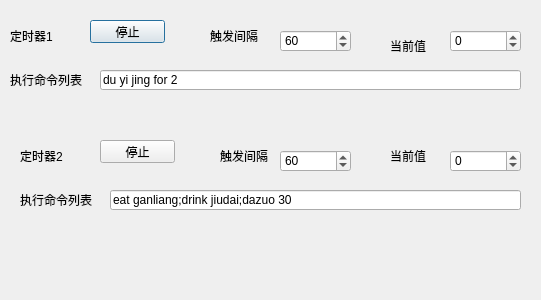
<?xml version="1.0" encoding="UTF-8"?>
<ui version="4.0">
 <class>DialogTimer</class>
 <widget class="QDialog" name="DialogTimer">
  <property name="geometry">
   <rect>
    <x>0</x>
    <y>0</y>
    <width>541</width>
    <height>300</height>
   </rect>
  </property>
  <property name="windowTitle">
   <string>Dialog</string>
  </property>
  <widget class="QLineEdit" name="lineEdit">
   <property name="geometry">
    <rect>
     <x>100</x>
     <y>70</y>
     <width>421</width>
     <height>20</height>
    </rect>
   </property>
   <property name="text">
    <string>du yi jing for 2</string>
   </property>
  </widget>
  <widget class="QLabel" name="label">
   <property name="geometry">
    <rect>
     <x>10</x>
     <y>70</y>
     <width>81</width>
     <height>20</height>
    </rect>
   </property>
   <property name="text">
    <string>执行命令列表</string>
   </property>
  </widget>
  <widget class="QSpinBox" name="spinBox">
   <property name="geometry">
    <rect>
     <x>280</x>
     <y>30</y>
     <width>71</width>
     <height>22</height>
    </rect>
   </property>
   <property name="minimum">
    <number>1</number>
   </property>
   <property name="maximum">
    <number>999999</number>
   </property>
   <property name="value">
    <number>60</number>
   </property>
  </widget>
  <widget class="QLabel" name="label_2">
   <property name="geometry">
    <rect>
     <x>210</x>
     <y>30</y>
     <width>54</width>
     <height>12</height>
    </rect>
   </property>
   <property name="text">
    <string>触发间隔</string>
   </property>
  </widget>
  <widget class="QLabel" name="label_3">
   <property name="geometry">
    <rect>
     <x>220</x>
     <y>150</y>
     <width>54</width>
     <height>12</height>
    </rect>
   </property>
   <property name="text">
    <string>触发间隔</string>
   </property>
  </widget>
  <widget class="QSpinBox" name="spinBox_2">
   <property name="geometry">
    <rect>
     <x>280</x>
     <y>150</y>
     <width>71</width>
     <height>22</height>
    </rect>
   </property>
   <property name="minimum">
    <number>2</number>
   </property>
   <property name="maximum">
    <number>999999</number>
   </property>
   <property name="value">
    <number>60</number>
   </property>
  </widget>
  <widget class="QLabel" name="label_4">
   <property name="geometry">
    <rect>
     <x>20</x>
     <y>190</y>
     <width>81</width>
     <height>20</height>
    </rect>
   </property>
   <property name="text">
    <string>执行命令列表</string>
   </property>
  </widget>
  <widget class="QLineEdit" name="lineEdit_2">
   <property name="geometry">
    <rect>
     <x>110</x>
     <y>190</y>
     <width>411</width>
     <height>20</height>
    </rect>
   </property>
   <property name="text">
    <string>eat ganliang;drink jiudai;dazuo 30</string>
   </property>
  </widget>
  <widget class="QLabel" name="label_5">
   <property name="geometry">
    <rect>
     <x>10</x>
     <y>30</y>
     <width>54</width>
     <height>12</height>
    </rect>
   </property>
   <property name="text">
    <string>定时器1</string>
   </property>
  </widget>
  <widget class="QLabel" name="label_6">
   <property name="geometry">
    <rect>
     <x>20</x>
     <y>150</y>
     <width>54</width>
     <height>12</height>
    </rect>
   </property>
   <property name="text">
    <string>定时器2</string>
   </property>
  </widget>
  <widget class="QPushButton" name="pushButton">
   <property name="geometry">
    <rect>
     <x>90</x>
     <y>20</y>
     <width>75</width>
     <height>23</height>
    </rect>
   </property>
   <property name="text">
    <string>停止</string>
   </property>
  </widget>
  <widget class="QPushButton" name="pushButton_2">
   <property name="geometry">
    <rect>
     <x>100</x>
     <y>140</y>
     <width>75</width>
     <height>23</height>
    </rect>
   </property>
   <property name="text">
    <string>停止</string>
   </property>
  </widget>
  <widget class="QSpinBox" name="spinBox_currentValue">
   <property name="geometry">
    <rect>
     <x>450</x>
     <y>30</y>
     <width>71</width>
     <height>22</height>
    </rect>
   </property>
   <property name="minimum">
    <number>-9999999</number>
   </property>
   <property name="maximum">
    <number>9999999</number>
   </property>
  </widget>
  <widget class="QSpinBox" name="spinBox_currentValue2">
   <property name="geometry">
    <rect>
     <x>450</x>
     <y>150</y>
     <width>71</width>
     <height>22</height>
    </rect>
   </property>
   <property name="minimum">
    <number>-9999999</number>
   </property>
   <property name="maximum">
    <number>9999999</number>
   </property>
  </widget>
  <widget class="QLabel" name="label_7">
   <property name="geometry">
    <rect>
     <x>390</x>
     <y>40</y>
     <width>54</width>
     <height>12</height>
    </rect>
   </property>
   <property name="text">
    <string>当前值</string>
   </property>
  </widget>
  <widget class="QLabel" name="label_8">
   <property name="geometry">
    <rect>
     <x>390</x>
     <y>150</y>
     <width>54</width>
     <height>12</height>
    </rect>
   </property>
   <property name="text">
    <string>当前值</string>
   </property>
  </widget>
 </widget>
 <resources/>
 <connections/>
</ui>
